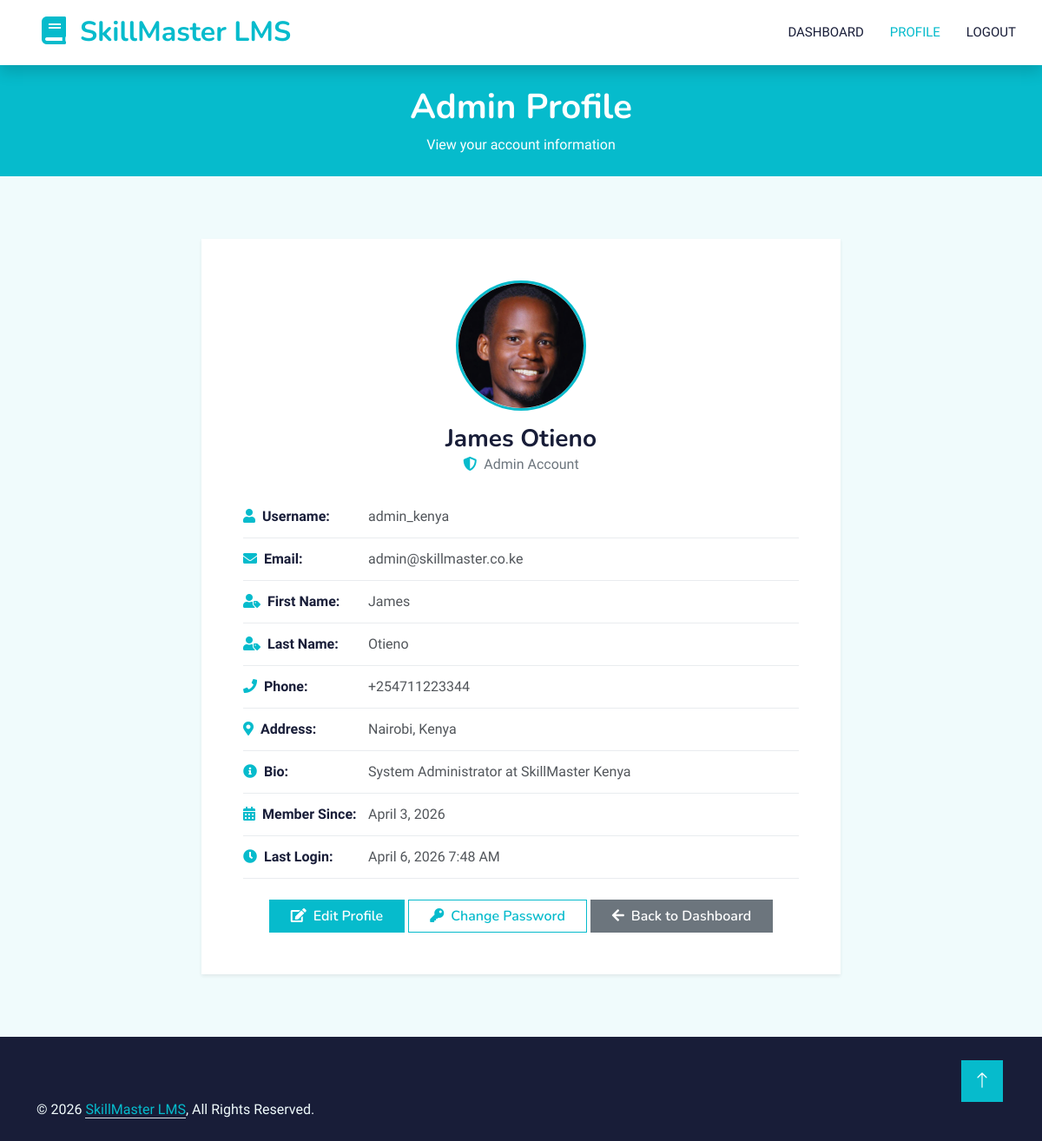
Page /admin/profile/index.php (signed in) on the committed database.
### tables this page shows
CREATE TABLE `users` (
  `id` bigint(20) NOT NULL,
  `username` varchar(50) NOT NULL,
  `email` varchar(100) NOT NULL,
  `password` varchar(255) NOT NULL,
  `role` enum('admin','instructor','student') NOT NULL DEFAULT 'student',
  `first_name` varchar(50) NOT NULL,
  `last_name` varchar(50) NOT NULL,
  `profile_pic` varchar(255) DEFAULT NULL,
  `bio` text DEFAULT NULL,
  `phone_number` varchar(20) DEFAULT NULL,
  `address` text DEFAULT NULL,
  `is_active` tinyint(1) DEFAULT 1,
  `must_change_password` tinyint(1) DEFAULT 0,
  `created_by` bigint(20) DEFAULT NULL,
  `last_login` timestamp NULL DEFAULT NULL,
  `created_at` timestamp NOT NULL DEFAULT current_timestamp(),
  `updated_at` timestamp NOT NULL DEFAULT current_timestamp() ON UPDATE current_timestamp(),
  `deleted_at` timestamp NULL DEFAULT NULL,
  `facebook_link` varchar(255) DEFAULT NULL,
  `twitter_link` varchar(255) DEFAULT NULL,
  `linkedin_link` varchar(255) DEFAULT NULL
);

### src/Models/User.php (called while the page is built, shortened)
<?php
class User
{
    private $db;
    private $table = 'users';
    public function __construct()
    {
        $this->db = Connection::getInstance()->getConnection();
    }
    public function findById($id)
    {
        $stmt = $this->db->prepare("SELECT * FROM {$this->table} WHERE id = ? AND deleted_at IS NULL");
        $stmt->execute([$id]);
        return $stmt->fetch();
    }
}

### src/Database/Connection.php (called while the page is built, shortened)
<?php
class Connection
{
    private static $instance = null;
    private $connection;
    private function __construct()
    {
        try {
            $dsn = sprintf(
                'mysql:host=%s;dbname=%s;charset=%s',
                DB_HOST,
                DB_NAME,
                DB_CHARSET
            );
            $options = [
                PDO::ATTR_ERRMODE => PDO::ERRMODE_EXCEPTION,
                PDO::ATTR_DEFAULT_FETCH_MODE => PDO::FETCH_ASSOC,
                PDO::ATTR_EMULATE_PREPARES => false,
                PDO::MYSQL_ATTR_INIT_COMMAND => "SET NAMES " . DB_CHARSET
            ];
            $this->connection = new PDO($dsn, DB_USER, DB_PASS, $options);
        } catch (PDOException $e) {
            if (DEBUG_MODE) {
                die("Database connection failed: " . $e->getMessage());
            } else {
                error_log("Database connection failed: " . $e->getMessage());
                die("A database error occurred. Please try again later.");
            }
        }
    }
    public static function getInstance()
    {
        if (self::$instance === null) {
            self::$instance = new self();
        }
        return self::$instance;
    }
    public function getConnection()
    {
        return $this->connection;
    }
}

### public/admin/profile/index.php (the view, shortened to what this page needs)
<?php
$userModel = new User();
$userId = $_SESSION['user_id'];
$user = $userModel->findById($userId);
?>
<!DOCTYPE html>
<html lang="en">
<head>
    <link href="https://cdnjs.cloudflare.com/ajax/libs/font-awesome/5.10.0/css/all.min.css" rel="stylesheet">
    <link href="https://cdn.jsdelivr.net/npm/bootstrap-icons@1.4.1/font/bootstrap-icons.css" rel="stylesheet">
    <link href="../../assets/css/bootstrap.min.css" rel="stylesheet">
    <link href="../../assets/css/style.css" rel="stylesheet">
</head>
<body style="background-color: #F0FBFC;">
    <nav class="navbar navbar-expand-lg bg-white navbar-light shadow sticky-top p-0">
        <a href="../index.php" class="navbar-brand d-flex align-items-center px-4 px-lg-5">
            <h2 class="m-0 text-primary"><i class="fa fa-book me-3"></i><?php echo APP_NAME; ?></h2>
        </a>
        <div class="collapse navbar-collapse" id="navbarCollapse">
            <div class="navbar-nav ms-auto p-4 p-lg-0">
                <a href="../index.php" class="nav-item nav-link">Dashboard</a>
                <a href="index.php" class="nav-item nav-link active">Profile</a>
                <a href="../../logout.php" class="nav-item nav-link">Logout</a>
            </div>
        </div>
    </nav>
    <div class="container-fluid py-4 mb-5" style="background-color: #06BBCC;">
        <div class="container text-center">
            <h1 class="text-white">Admin Profile</h1>
            <p class="text-white mb-0">View your account information</p>
        </div>
    </div>
    <div class="container-xxl py-4">
        <div class="container">
            <div class="row justify-content-center">
                <div class="col-lg-8">
                    <div class="bg-white rounded p-5 shadow-sm profile-card">
                        <div class="text-center mb-4">
                            <img src="<?php echo !empty($user['profile_pic']) ? '../../uploads/profiles/' . $user['profile_pic'] : '../../assets/img/user-avatar.png'; ?>"
                                 class="rounded-circle mb-3" style="width: 150px; height: 150px; object-fit: cover; border: 3px solid #06BBCC;">
                            <h3 class="mb-0" style="color: #181d38;"><?php echo htmlspecialchars($user['first_name'] . ' ' . $user['last_name']); ?></h3>
                            <p class="text-muted">
                                <i class="fa fa-shield-alt me-1" style="color: #06BBCC;"></i>
                                <?php echo ucfirst($user['role']); ?> Account
                            </p>
                        </div>
                        <div class="info-row">
                            <span class="info-label"><i class="fa fa-user me-2" style="color: #06BBCC;"></i>Username:</span>
                            <span class="info-value"><?php echo htmlspecialchars($user['username']); ?></span>
                        </div>
                        <div class="info-row">
                            <span class="info-label"><i class="fa fa-envelope me-2" style="color: #06BBCC;"></i>Email:</span>
                            <span class="info-value"><?php echo htmlspecialchars($user['email']); ?></span>
                        </div>
                        <div class="info-row">
                            <span class="info-label"><i class="fa fa-user-tag me-2" style="color: #06BBCC;"></i>First Name:</span>
                            <span class="info-value"><?php echo htmlspecialchars($user['first_name']); ?></span>
                        </div>
                        <div class="info-row">
                            <span class="info-label"><i class="fa fa-user-tag me-2" style="color: #06BBCC;"></i>Last Name:</span>
                            <span class="info-value"><?php echo htmlspecialchars($user['last_name']); ?></span>
                        </div>
                        <?php if (!empty($user['phone_number'])): ?>
                        <div class="info-row">
                            <span class="info-label"><i class="fa fa-phone me-2" style="color: #06BBCC;"></i>Phone:</span>
                            <span class="info-value"><?php echo htmlspecialchars($user['phone_number']); ?></span>
                        </div>
                        <?php endif; ?>
                        <?php if (!empty($user['address'])): ?>
                        <div class="info-row">
                            <span class="info-label"><i class="fa fa-map-marker-alt me-2" style="color: #06BBCC;"></i>Address:</span>
                            <span class="info-value"><?php echo htmlspecialchars($user['address']); ?></span>
                        </div>
                        <?php endif; ?>
                        <?php if (!empty($user['bio'])): ?>
                        <div class="info-row">
                            <span class="info-label"><i class="fa fa-info-circle me-2" style="color: #06BBCC;"></i>Bio:</span>
                            <span class="info-value"><?php echo nl2br(htmlspecialchars($user['bio'])); ?></span>
                        </div>
                        <?php endif; ?>
                        <div class="info-row">
                            <span class="info-label"><i class="fa fa-calendar-alt me-2" style="color: #06BBCC;"></i>Member Since:</span>
                            <span class="info-value"><?php echo date('F j, Y', strtotime($user['created_at'])); ?></span>
                        </div>
                        <div class="info-row">
                            <span class="info-label"><i class="fa fa-clock me-2" style="color: #06BBCC;"></i>Last Login:</span>
                            <span class="info-value"><?php echo $user['last_login'] ? date('F j, Y g:i A', strtotime($user['last_login'])) : 'Never'; ?></span>
                        </div>
                        <div class="text-center mt-4">
                            <a href="edit.php" class="btn btn-primary px-4" style="background-color: #06BBCC; border-color: #06BBCC;">
                                <i class="fa fa-edit me-2"></i>Edit Profile
                            </a>
                            <a href="change-password.php" class="btn btn-outline-primary px-4" style="border-color: #06BBCC; color: #06BBCC;">
                                <i class="fa fa-key me-2"></i>Change Password
                            </a>
                            <a href="../index.php" class="btn btn-secondary px-4">
                                <i class="fa fa-arrow-left me-2"></i>Back to Dashboard
                            </a>
                        </div>
                    </div>
                </div>
            </div>
        </div>
    </div>
    <div class="container-fluid bg-dark text-light footer pt-5 mt-5">
        <div class="container py-4">
            <div class="row">
                <div class="col-md-6 text-center text-md-start mb-3 mb-md-0">
                    &copy; <?php echo date('Y'); ?> <a class="border-bottom text-primary" href="#"><?php echo APP_NAME; ?></a>, All Rights Reserved.
                </div>
            </div>
        </div>
    </div>
    <a href="#" class="btn btn-lg btn-primary btn-lg-square back-to-top" style="background-color: #06BBCC; border-color: #06BBCC;">
        <i class="bi bi-arrow-up"></i>
    </a>
</body>
</html>

### public/assets/css/style.css (style rules this page uses)
:root { --primary: #06BBCC; --light: #F0FBFC; --dark: #181d38; }
.back-to-top { position: fixed; display: none; right: 45px; bottom: 45px; z-index: 99; }
.btn { font-family: 'Nunito', sans-serif; font-weight: 600; transition: .5s; }
.btn.btn-primary, .btn.btn-secondary { color: #FFFFFF; }
.btn-lg-square { width: 48px; height: 48px; }
.btn-square, .btn-sm-square, .btn-lg-square { padding: 0; display: flex; align-items: center; justify-content: center; font-weight: normal; border-radius: 0px; }
.navbar-light .navbar-nav .nav-link { margin-right: 30px; padding: 25px 0; color: #FFFFFF; font-size: 15px; text-transform: uppercase; outline: none; }
.navbar-light .navbar-nav .nav-link:hover, .navbar-light .navbar-nav .nav-link.active { color: var(--primary); }
.navbar-light .navbar-brand, .navbar-light a.btn { height: 75px; }
.navbar-light .navbar-nav .nav-link { color: var(--dark); font-weight: 500; }
.navbar-light.sticky-top { top: -100px; transition: .5s; }

### public/admin/profile/index.php (style rules this page uses)
.profile-card { transition: transform 0.3s ease, box-shadow 0.3s ease; }
.info-row { padding: 12px 0; border-bottom: 1px solid #e9ecef; }
.info-label { font-weight: 600; color: #181d38; width: 140px; display: inline-block; }
.info-value { color: #52565b; }

### rows in the picture
users: profile_pic (picture), first_name+last_name "James Otieno", role "Admin", username "admin_kenya", email "admin@skillmaster.co.ke", first_name "James", last_name "Otieno", phone_number "+254711223344", address "Nairobi, Kenya", bio "System Administrator at SkillMaster Kenya", created_at "April 3, 2026", last_login "April 6, 2026 7:48 AM"

### other values in the picture
APP_NAME "SkillMaster LMS"
